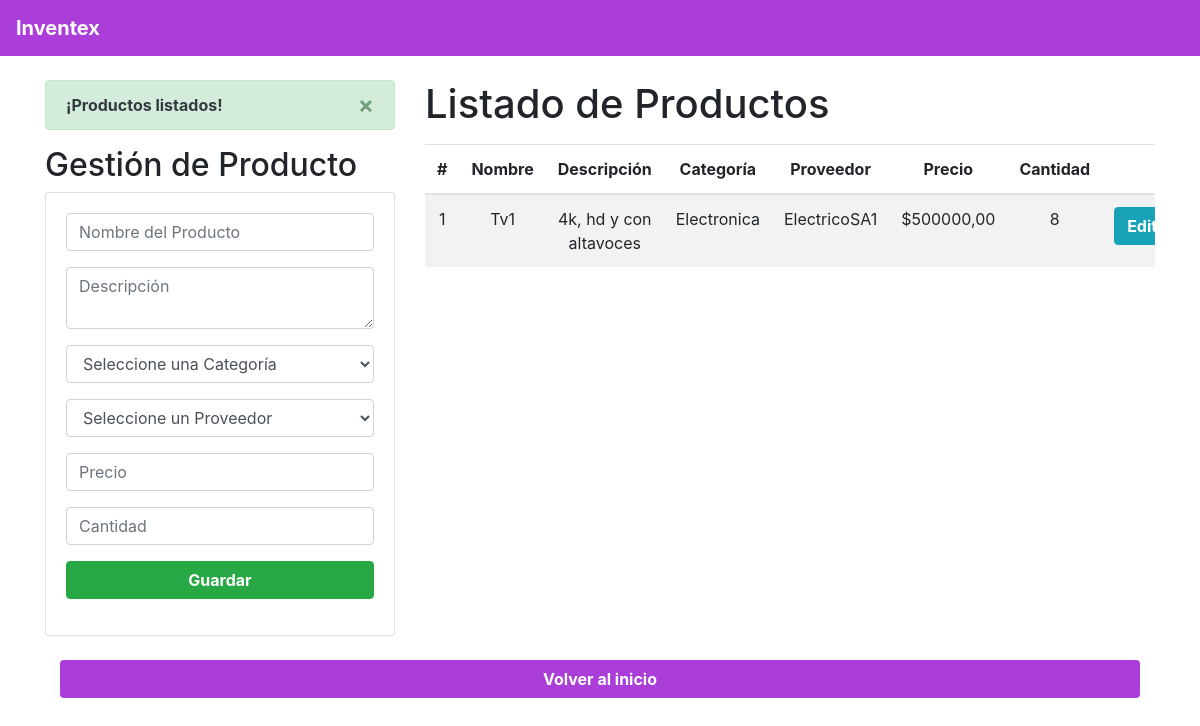
Page /Inventario/IndexInvent/ (signed in) on the earlier database version.
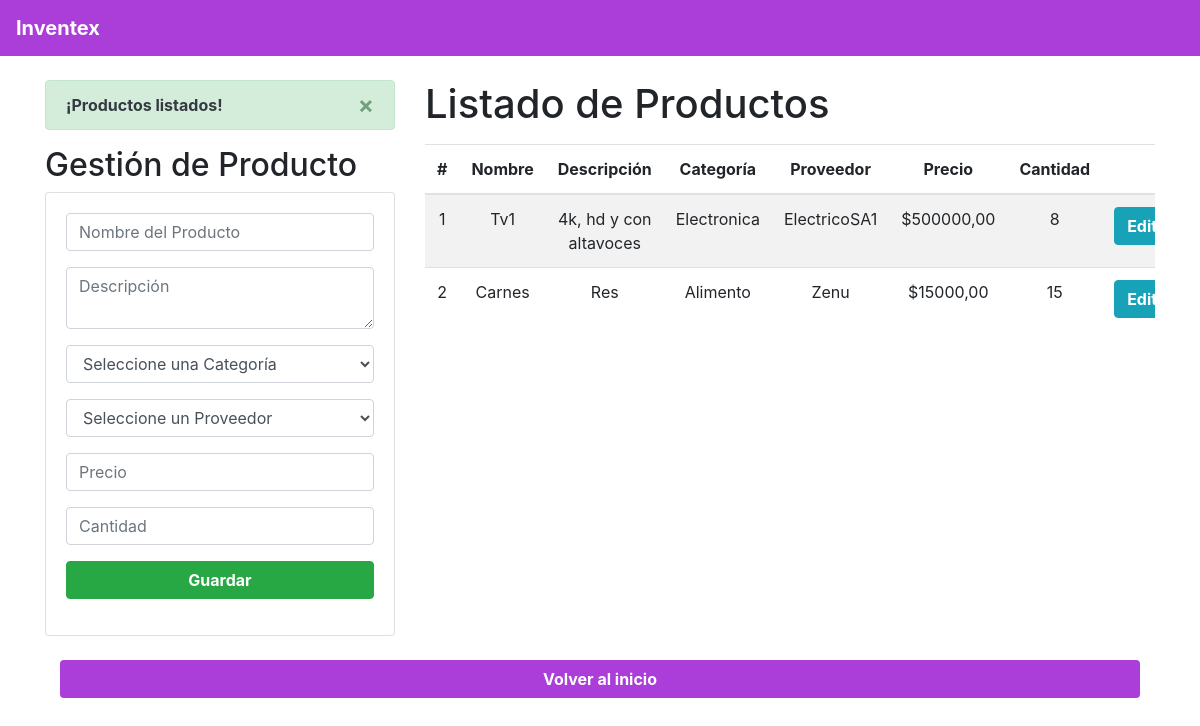
Same page on the later database version.
### Aplicacion/Inventario/models.py (models this page shows, shortened)
class Producto(models.Model):
    id = models.BigAutoField(primary_key= True)
    nombre = models.CharField(max_length=100)
    descripcion = models.TextField(max_length= 200)
    categoria = models.ForeignKey(Categoria, on_delete = models.CASCADE, default=None)
    proveedor = models.ForeignKey(Proveedor, on_delete = models.CASCADE, default=None)
    cantidad = models.PositiveBigIntegerField(default=0)
    precio = models.DecimalField(max_digits=10, decimal_places=2)

class Categoria(models.Model):
    id = models.BigAutoField(primary_key= True)
    nombre = models.CharField(max_length=100)
    descripcion = models.TextField(max_length= 200)

class Proveedor(models.Model):
    id = models.BigAutoField(primary_key= True)
    nombre = models.CharField(max_length=100)
    direccion = models.TextField(max_length=20)
    correo = models.EmailField(max_length=50)
    telefono = models.CharField(max_length=20)

### Aplicacion/Inventario/views.py (the view)
# urls.py: path('IndexInvent/', views.homeinvent, name='IndexInvent'),
@login_required
def homeinvent(request):
    if not request.user.is_staff:
        return redirect('acceso_denegado')
    productos_listados = Producto.objects.all()
    categorias = Categoria.objects.all()
    proveedores = Proveedor.objects.all()
    messages.success(request, '¡Productos listados!')
    return render(request, "gestionInventario.html", {
        "productos": productos_listados,
        "categorias": categorias,
        "proveedores": proveedores
    })

### templates/gestionInventario.html (shortened to what the changed rows need)
{% extends "./base.html" %}
{% block body %}
<div class="row">
    <div class="col-sm-12 col-md-6 col-lg-4 col-xl-4">
        {% if messages %}
            {% for message in messages %}
                <div class="alert alert-dismissible alert-success">
                    <button type="button" class="close" data-dismiss="alert">&times;</button>
                    <strong class="text-dark">{{ message }}</strong>
                </div>
            {% endfor %}
        {% endif %}
        <h2>Gestión de Producto</h2>
    </div>
    <div class="col-sm-12 col-md-6 col-lg-8 col-xl-8">
        <h1>Listado de Productos</h1>
        <div class="table-responsive py-2">
            <table class="table table-striped">
                <thead>
                    <tr>
                        <th>#</th>
                        <th>Nombre</th>
                        <th>Descripción</th>
                        <th>Categoría</th>
                        <th>Proveedor</th>
                        <th>Precio</th>
                        <th>Cantidad</th>
                        <th colspan="2">Opciones</th>
                    </tr>
                </thead>
                <tbody>
                    {% for p in productos %}
                    <tr>
                        <td>{{ forloop.counter }}</td>
                        <td>{{ p.nombre }}</td>
                        <td>{{ p.descripcion }}</td>
                        <td>{{ p.categoria.nombre }}</td>
                        <td>{{ p.proveedor.nombre }}</td>
                        <td>${{ p.precio }}</td>
                        <td>{{ p.cantidad }}</td>
                        <td><a href="edicionProducto/{{ p.id }}" class="btn btn-info" style="font-weight:bold;">Editar</a></td>
                    </tr>
                    {% empty %}
                    <tr>
                        <td colspan="9" class="text-center">No hay productos registrados.</td>
                    </tr>
                    {% endfor %}
                </tbody>
            </table>
        </div>
    </div>
</div>
<br>
{% endblock %}

Differences in the rows shown:
added Producto: nombre "Carnes", descripcion "Res", categoria.nombre "Alimento", proveedor.nombre "Zenu", precio "15000,00", cantidad "15"
